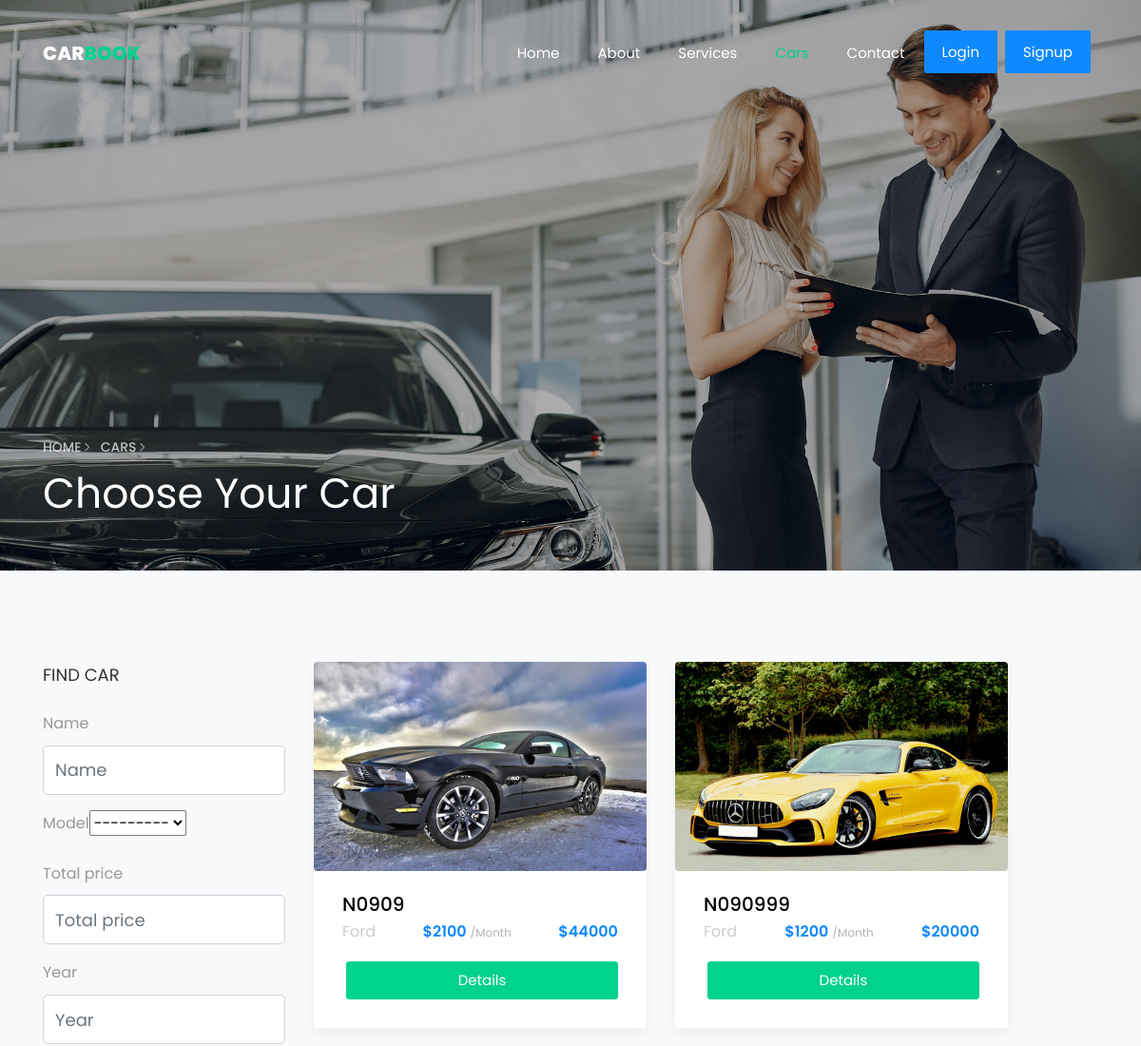
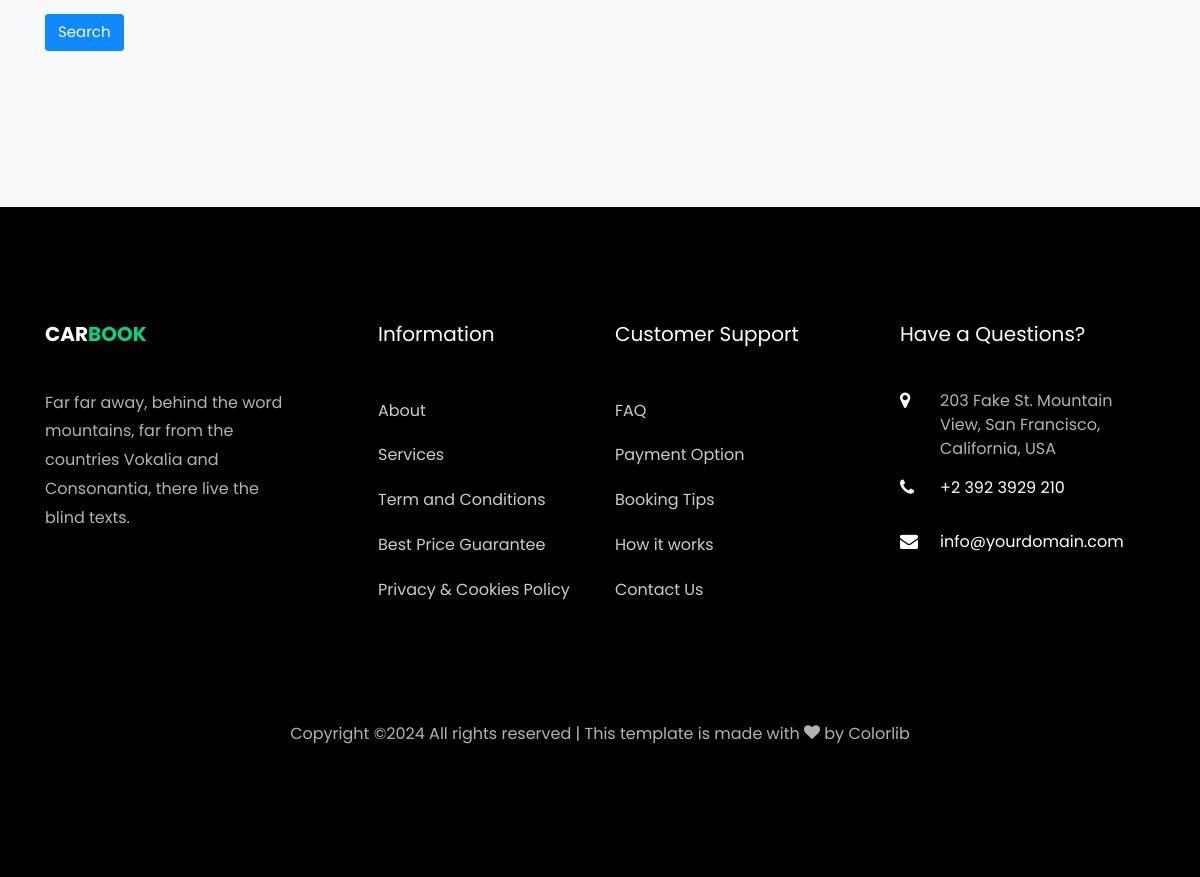
Screenshot of /cars/ with the database file from the repository (2 pictures, top to bottom).
### cars/models.py (models this page shows, shortened)
class Model(models.Model):
    name = models.CharField(max_length=60)
    class Meta:
        verbose_name_plural = "Car Model"
    def __str__(self):
        return self.name

class Car(models.Model):
    owner = models.ForeignKey(User, related_name='property_owner', on_delete=models.CASCADE)
    name = models.CharField(max_length=100 , help_text="enter your vin number her")
    image_cover = models.ImageField(upload_to='property/')
    total_price = models.IntegerField(default=0)
    price_per_month = models.IntegerField(default=0,null=True,blank=True)
    description = models.TextField(max_length=10000)
    features = models.TextField(max_length=10000,null=True,blank=True)
    created_at = models.DateTimeField( default=timezone.now)
    slug = models.SlugField(null=True,blank=True,unique=True)
    model = models.ForeignKey("Model",related_name='car_model', on_delete=models.CASCADE)
    mileage = models.CharField( max_length=50)
    transmission = models.CharField( max_length=50,null=True,blank=True)
    specifications = models.CharField( max_length=50,null=True,blank=True)
    fuel = models.CharField( max_length=50)
    Color = models.CharField( max_length=50)
    cylinders = models.IntegerField()
    doors = models.IntegerField()
    year = models.IntegerField()
    class Meta:
        verbose_name_plural = "Cars"
    def get_absolute_url(self):
        return reverse("car_details", kwargs={"slug": self.slug})

### cars/views.py (the view)
# urls.py: path('' ,views.CarList.as_view() , name="car_list" ),
class CarList(FilterView):
    model = Car
    paginate_by = 6
    filterset_class = CarsFilter
    template_name = 'cars/car_list.html'

### cars/templates/cars/car_list.html (shortened to what this page needs)
{% extends "base.html" %}
{% load django_bootstrap5 %}
{% load static %}
{% block body %}
<section class="hero-wrap hero-wrap-2 js-fullheight" style="background-image: url('{% static 'images/bg_3.jpg'%}');"
    data-stellar-background-ratio="0.5">
    <div class="overlay"></div>
    <div class="container">
        <div class="row no-gutters slider-text js-fullheight align-items-end justify-content-start">
            <div class="col-md-9 ftco-animate pb-5">
                <p class="breadcrumbs"><span class="mr-2"><a href="/">Home <i
                                class="ion-ios-arrow-forward"></i></a></span> <span>Cars <i
                            class="ion-ios-arrow-forward"></i></span></p>
                <h1 class="mb-3 bread">Choose Your Car</h1>
            </div>
        </div>
    </div>
</section>
<section class="ftco-section bg-light">
    <div class="container">
        <div class="row">
            <div class="col-lg-3 sidebar">
					<div class="sidebar-wrap bg-light ftco-animate">
						<h3 class="heading mb-4">Find Car</h3>
						<form class="form">
                        {% bootstrap_form filter.form %}
                        {% bootstrap_button button_type="submit" content="Search" %}
                    </form>
					</div>
				</div>
            {% for car in object_list %}
            <div class="col-md-4">
                <div class="car-wrap rounded ftco-animate">
                    <div class="img rounded d-flex align-items-end"
                        style="background-image: url({{car.image_cover.url}});">
                    </div>
                    <div class="text">
                        <h2 class="mb-0"><a href="car-single.html">{{car.name}}</a></h2>
                        <div class="d-flex mb-3">
                            <span class="cat">{{car.model}}</span>
                            <p class="price ml-auto">${{car.price_per_month}} <span>/Month</span></p>
                            <p class="price ml-auto">${{car.total_price}}</p>
                        </div>
                        <p class="d-flex mb-0 d-block"> <a href="{{car.get_absolute_url}}"
                                class="btn btn-secondary w-100 py-2 ml-1">Details</a></p>
                    </div>
                </div>
            </div>
            {% endfor %}
        </div>
    </div>
</section>
{% endblock body %}

### rows the page displays
Car: image_cover (picture), name "N0909", model "Ford", price_per_month "2100", total_price "44000"
Car: image_cover (picture), name "N090999", model "Ford", price_per_month "1200", total_price "20000"
